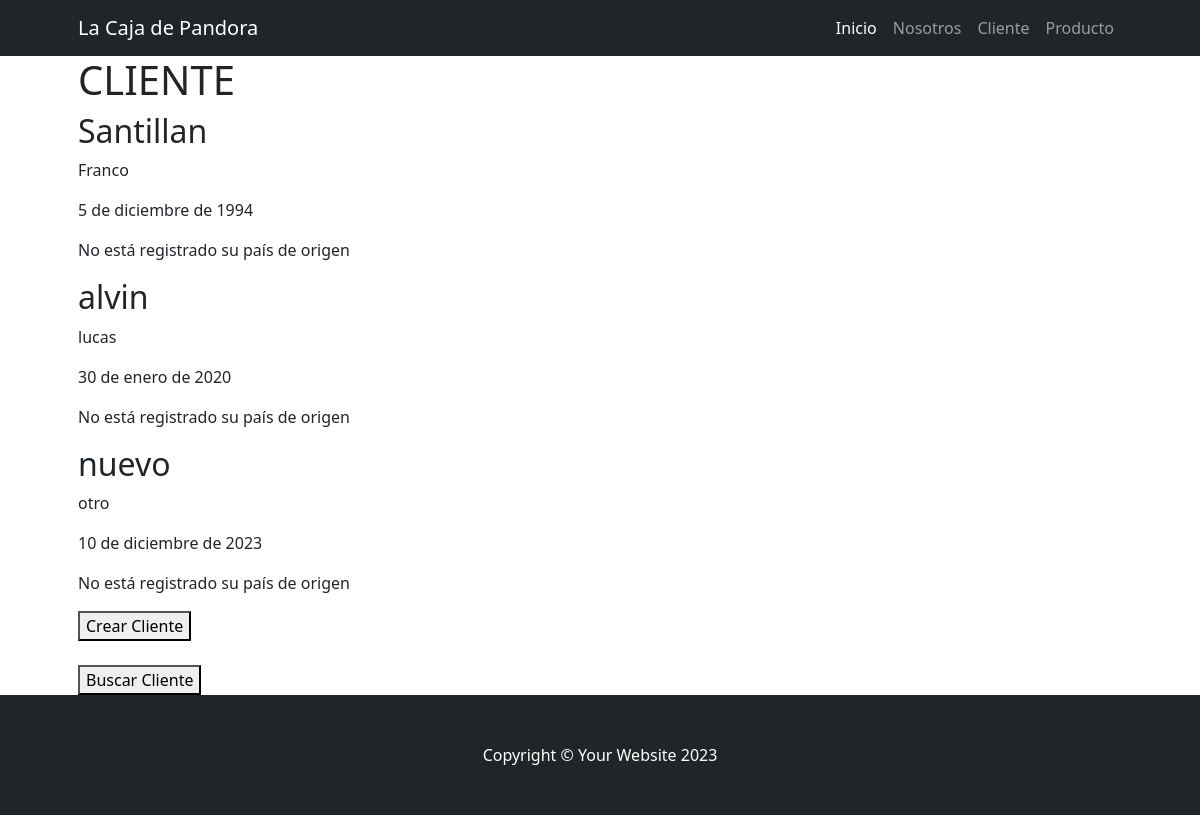
The page /cliente/ on the database its author committed.
### cliente/models.py (models this page shows, shortened)
class Cliente(models.Model):
    nombre = models.CharField(max_length=100)
    apellido = models.CharField(max_length=100)
    nacimiento = models.DateField(null=True, blank=True)
    pais_origen = models.ForeignKey(Pais, on_delete=models.SET_NULL, null=True, blank=True)

### cliente/views.py (the view)
# urls.py: path("", views.home, name="index"),
def home(request):
    clientes = models.Cliente.objects.all()
    context = {"clientes": clientes}
    return render(request, "cliente/index.html", context)

### cliente/templates/cliente/index.html
{% extends 'core/base.html' %}
{% block contenido_titulo %}
    CLIENTE
{% endblock contenido_titulo %}
{% block contenido %}
    {% for cliente in clientes %}
        <h2>{{ cliente.apellido }}</h2>
        <p>{{ cliente.nombre }}</p>
        {% if cliente.nacimiento %}
            <p>{{ cliente.nacimiento }}</p>
        {% else %}
            <p>No está registrado su fecha de nacimiento</p>
        {% endif %}
        {% if cliente.pais_origen %}
            <p>{{ cliente.pais_origen }}</p>
        {% else %}
            <p>No está registrado su país de origen</p>
        {% endif %}
    {% endfor %}
    <a href="{% url 'cliente:crear' %}">
        <button type="button">Crear Cliente</button>
    </a>
    <br><br>
        <a href="{% url 'cliente:busqueda' %}">
        <button type="button">Buscar Cliente</button>
    </a>
{% endblock contenido %}

### core/templates/core/base.html (shortened to what this page needs)
{% load static %}
<!DOCTYPE html>
<html lang="es">
    <head>
        <link href="{% static 'core/css/styles.css' %}" rel="stylesheet" />
    </head>
    <body>
        {% include 'core/navbar.html' %}
        <div class="container px-4 px-lg-5">
            <h1>
                {% block contenido_titulo %}
                {% endblock contenido_titulo %}
            </h1>
            {% block contenido %}
            {% endblock contenido %}
        </div>
        {% include 'core/footer.html' %}
    </body>
</html>

### core/templates/core/navbar.html (shortened to what this page needs)
<nav class="navbar navbar-expand-lg navbar-dark bg-dark">
    <div class="container px-5">
        <a class="navbar-brand" href="#!">La Caja de Pandora</a>
        <div class="collapse navbar-collapse" id="navbarSupportedContent">
            <ul class="navbar-nav ms-auto mb-2 mb-lg-0">
                <li class="nav-item"><a class="nav-link active" aria-current="page" href="{% url 'core:index' %}">Inicio</a></li>
                <li class="nav-item"><a class="nav-link" href="{% url 'core:about' %}">Nosotros</a></li>
                <li class="nav-item"><a class="nav-link" href="{% url 'cliente:index' %}">Cliente</a></li>
                <li class="nav-item"><a class="nav-link" href="{% url 'producto:index' %}">Producto</a></li>
            </ul>
        </div>
    </div>
</nav>

### core/templates/core/footer.html
<footer class="py-5 bg-dark">
    <div class="container px-4 px-lg-5"><p class="m-0 text-center text-white">Copyright &copy; Your Website 2023</p></div>
</footer>

### rows shown on the page
Cliente: apellido "Santillan", nombre "Franco", nacimiento "5 de diciembre de 1994", shows "No está registrado su país de origen"
Cliente: apellido "alvin", nombre "lucas", nacimiento "30 de enero de 2020", shows "No está registrado su país de origen"
Cliente: apellido "nuevo", nombre "otro", nacimiento "10 de diciembre de 2023", shows "No está registrado su país de origen"
